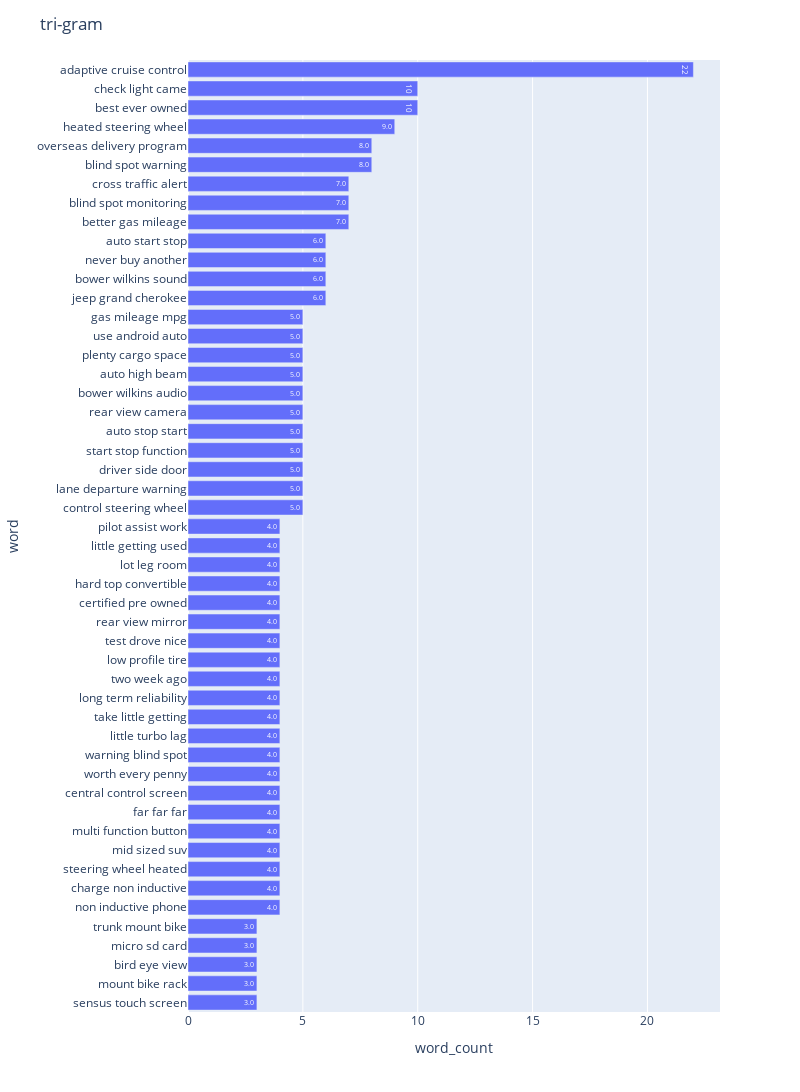

The notebook cell saved with this chart:
### Code cell
# tri-gram
npt.bar_ngram(
    title='tri-gram',
    xaxis_label='word_count',
    yaxis_label='word',
    ngram=3,
    top_n=50,
    width=800,
    height=1100,
    stopwords=stopwords,
)

### Figure 1 — Plotly figure (JSON) as saved in the notebook; plotly's stock layout.template omitted (floating-point values rounded to 4 significant figures)
{"data": [{"alignmentgroup": "True", "hovertemplate": "word_count=%{text}<br>word=%{y}<extra></extra>", "legendgroup": "", "marker": {}, "name": "", "offsetgroup": "", "orientation": "h", "showlegend": false, "text": [3, 3, 3, 3, 3, 4, 4, 4, 4, 4, 4, 4, 4, 4, 4, 4, 4, 4, 4, 4, 4, 4, 4, 4, 4, 4, 5, 5, 5, 5, 5, 5, 5, 5, 5, 5, 5, 6, 6, 6, 6, 7, 7, 7, 8, 8, 9, 10, 10, 22], "textposition": "auto", "texttemplate": "%{text:.2s}", "type": "bar", "x": [3, 3, 3, 3, 3, 4, 4, 4, 4, 4, 4, 4, 4, 4, 4, 4, 4, 4, 4, 4, 4, 4, 4, 4, 4, 4, 5, 5, 5, 5, 5, 5, 5, 5, 5, 5, 5, 6, 6, 6, 6, 7, 7, 7, 8, 8, 9, 10, 10, 22], "xaxis": "x", "y": ["sensus touch screen", "mount bike rack", "bird eye view", "micro sd card", "trunk mount bike", "non inductive phone", "charge non inductive", "steering wheel heated", "mid sized suv", "multi function button", "far far far", "central control screen", "worth every penny", "warning blind spot", "little turbo lag", "take little getting", "long term reliability", "two week ago", "low profile tire", "test drove nice", "rear view mirror", "certified pre owned", "hard top convertible", "lot leg room", "little getting used", "pilot assist work", "control steering wheel", "lane departure warning", "driver side door", "start stop function", "auto stop start", "rear view camera", "bower wilkins audio", "auto high beam", "plenty cargo space", "use android auto", "gas mileage mpg", "jeep grand cherokee", "bower wilkins sound", "never buy another", "auto start stop", "better gas mileage", "blind spot monitoring", "cross traffic alert", "blind spot warning", "overseas delivery program", "heated steering wheel", "best ever owned", "check light came", "adaptive cruise control"], "yaxis": "y"}], "layout": {"barmode": "relative", "height": 1100, "legend": {"tracegroupgap": 0}, "margin": {"t": 60}, "title": {"text": "tri-gram"}, "width": 800, "xaxis": {"anchor": "y", "domain": [0, 1], "title": {"text": "word_count"}}, "yaxis": {"anchor": "x", "domain": [0, 1], "title": {"text": "word"}}}}
